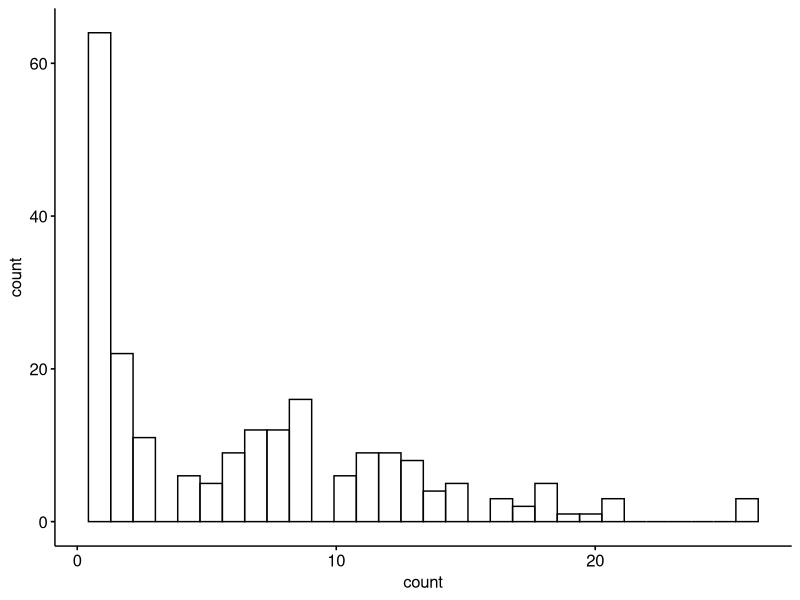
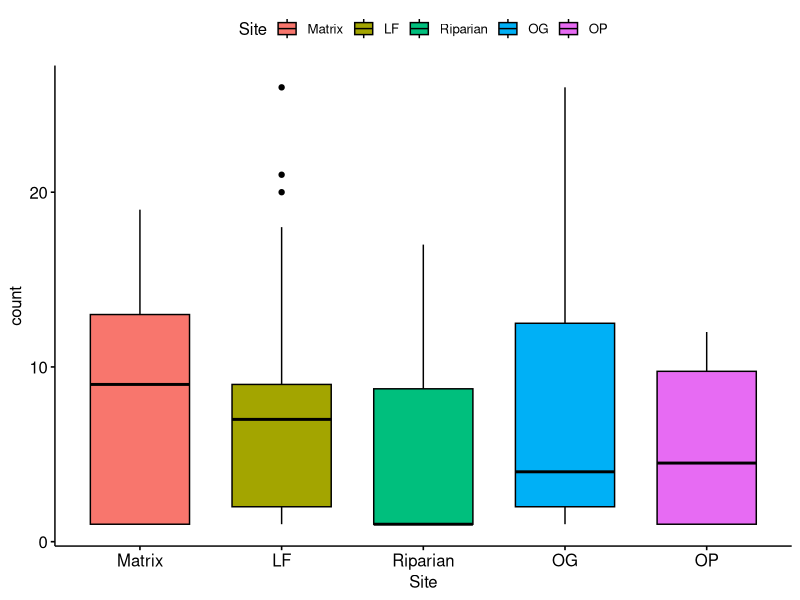
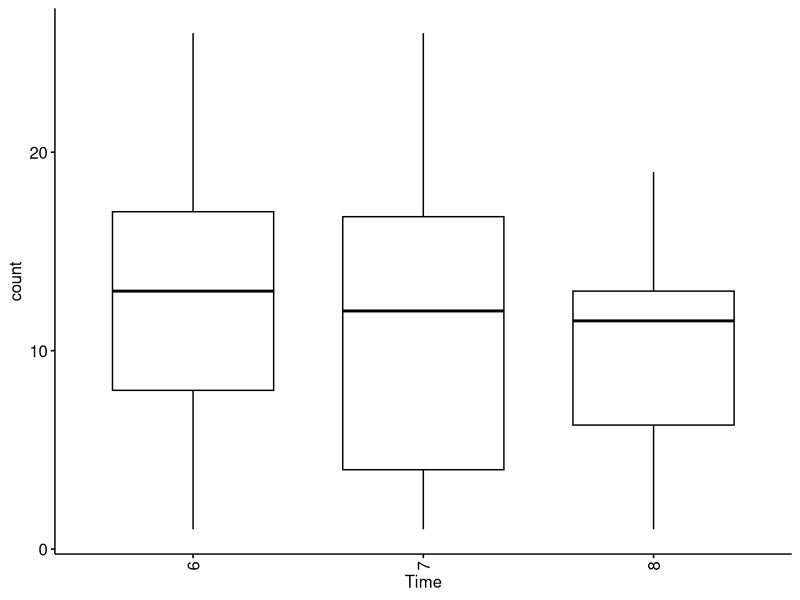
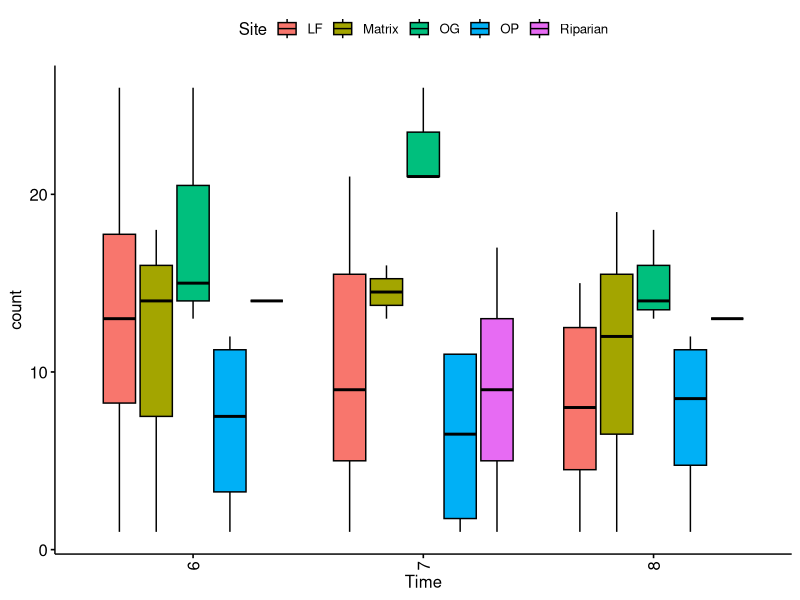
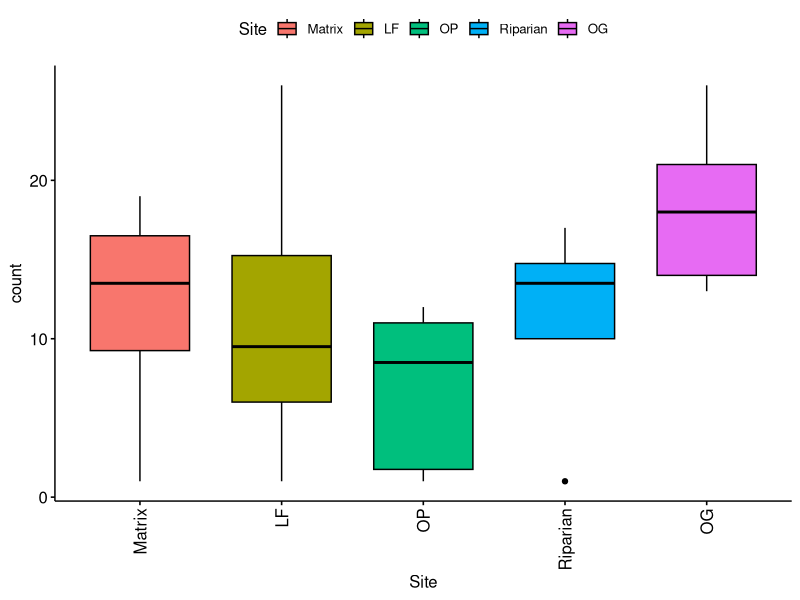

Write R code to recreate these figures, in order.
# Load the libraries
library(dplyr)
library(ggpubr)
library(stringr)

# Data from: Sethi, Sarab, Ewers, Robert M, Jones, Nick, Picinali, Lorenzo, Orme, David, Sleutel, Jani, Shabrani, Adi, Zulkifli, Nursyamin, & Bernard, Henry. (2020). 
# Avifaunal and Herpetofaunal point counts with recorded acoustic data [Data set]. Zenodo. https://doi.org/10.5281/zenodo.3997172

# Part 1. Prepare the data --------------------------------------------------------
# Read in data from point counts
BiodiversityDataFrame <- read.csv('data/BiodiversityAnalysis/BiodiversityDataFrameCountDFAddTime.csv')

# First let's look at the structure of the data
# NOTE: the 'count' variable is the number of unique species identified
head(BiodiversityDataFrame)

# Let's see what kind of land-use types there are
table(BiodiversityDataFrame$Site)

# Part 2. Data exploration --------------------------------------------------------

# Now let's see how many point counts there were
table(BiodiversityDataFrame$Point_count_ID)

# Wow that is a lot!
unique(BiodiversityDataFrame$Point_count_ID)

# Let's check the length
length(unique(BiodiversityDataFrame$Point_count_ID))

# Univariate data exploration
gghistogram(data=BiodiversityDataFrame,x='count')

# Plot by site
ggboxplot(data=BiodiversityDataFrame,x='Site',y='count', fill='Site')


# Data exploration for early morning hours --------------------------------
BiodiversityDataFrameAMOnly <-
  BiodiversityDataFrame[str_detect(BiodiversityDataFrame$Time,pattern = 'AM'),]

# And now we do by hour 
BiodiversityDataFrameAMOnly$Time <-
  as.numeric(str_split_fixed(BiodiversityDataFrameAMOnly$Time,pattern = ':',n=2)[,1])

# And focus on the daylight morning hours
BiodiversityDataFrameAMOnly <- subset(BiodiversityDataFrameAMOnly, Time > 05 & Time < 09)
  
# Now we can look at the number of species by time
ggboxplot(data=BiodiversityDataFrameAMOnly,x='Time',y='count')+ theme(axis.text.x = element_text(angle = 90, vjust = 0.5, hjust=1))

# Now let's look by time and site
ggboxplot(data=BiodiversityDataFrameAMOnly,x='Time',y='count',fill='Site')+ theme(axis.text.x = element_text(angle = 90, vjust = 0.5, hjust=1))

# Or only by site
ggboxplot(data=BiodiversityDataFrameAMOnly,x='Site',y='count',fill='Site')+ theme(axis.text.x = element_text(angle = 90, vjust = 0.5, hjust=1))

